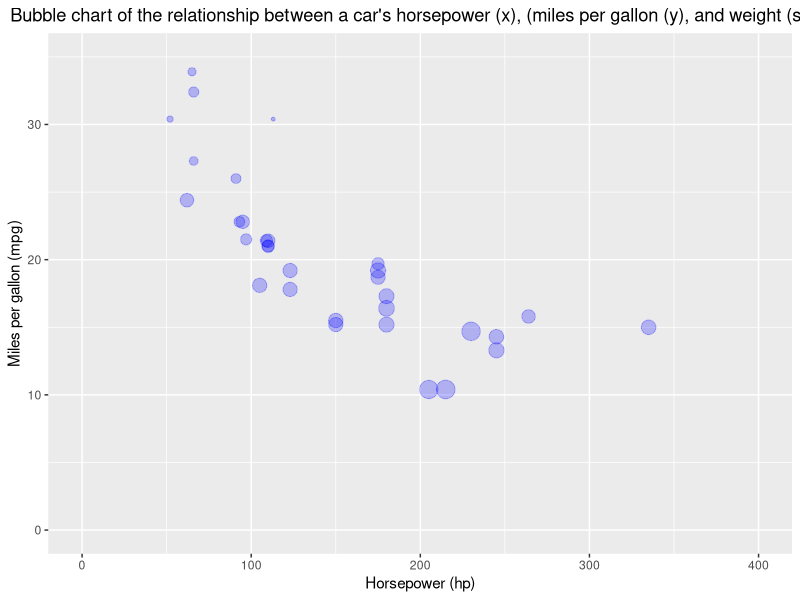

Write the R code that produced this figure.
## ---- chunk 1

# Install and load ggplot2
install.packages("ggplot2", repos = "http://cran.us.r-project.org")
library(ggplot2)

# Create chart
ggplot(mtcars, aes(hp, mpg)) + geom_point(aes(size = wt), alpha = 0.25, color = 'blue') + theme(legend.position="none") + ggtitle("Bubble chart of the relationship between a car's horsepower (x), (miles per gallon (y), and weight (size)") + xlab("Horsepower (hp)") + ylab("Miles per gallon (mpg)") + theme(plot.title = element_text(hjust = 0.5)) + xlim(0, 400) + ylim(0, 35)


